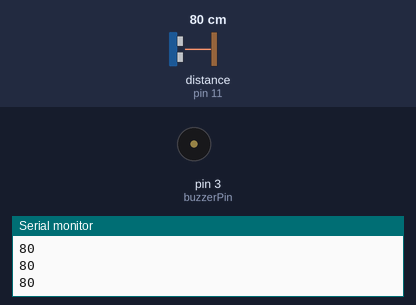
A sketch run on a simulated Arduino Uno, built with avr-gcc and run on an emulated ATmega328P. On the bench: buzzer (waves = sounding), the last lines printed to the serial monitor. Wiring (inferred from the names in the program): ultrasonic range finder: trigger pin 12; echo pin 11. The inputs (shaded band) are chosen by the test bench; at power-on: distance to the obstacle (sensor on pin 11) 80 cm. The echo pulse lasts 58.3 µs per cm.

Above: at 1.2 s.
1.3 s: distance to the obstacle (sensor on pin 11) set to 56 cm
2.8 s: distance to the obstacle (sensor on pin 11) set to 48 cm
At 3.1 s:
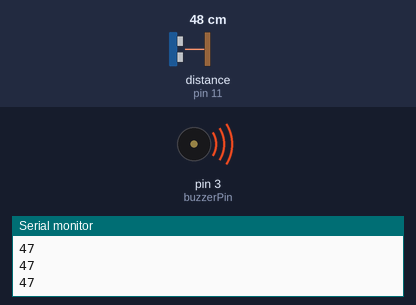
Timing chart, 0 to 5.8 s (numbered marks = the images above; inputs shaded):
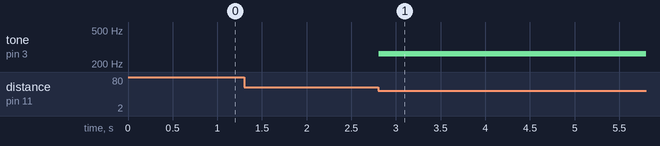

The sketch:

4_yinyuehezi.ino
```cpp
int L=131;
int H=262;
int buzzerPin=3;
int trigPin=12;
int echoPin=11;
int distance;
float time;
void setup(){
  pinMode(buzzerPin,OUTPUT);
  pinMode(trigPin,OUTPUT);
  pinMode(echoPin,INPUT);
  Serial.begin(9600);
}
void loop(){
  digitalWrite(trigPin,LOW);
  delayMicroseconds(2);
  digitalWrite(trigPin,HIGH);
  delayMicroseconds(10);
  digitalWrite(trigPin,LOW);
  time=pulseIn(echoPin,HIGH);
  distance=time/58.0;
  Serial.println(distance);
  if(distance<=20){
    tone(3,L,500);
    delay(100);
  }
  else if(distance>25&&distance<=50){
    tone(3,H,500);
    delay(100);
  }
}
```

Measured:
- the behaviour switches between 52 and 51 cm on distance to the obstacle (sensor on pin 11) (found by bisection; images 0 and 1)
- after the input at 2.8 s, tone on pin 3 (buzzerPin): silent → 262 Hz at once
